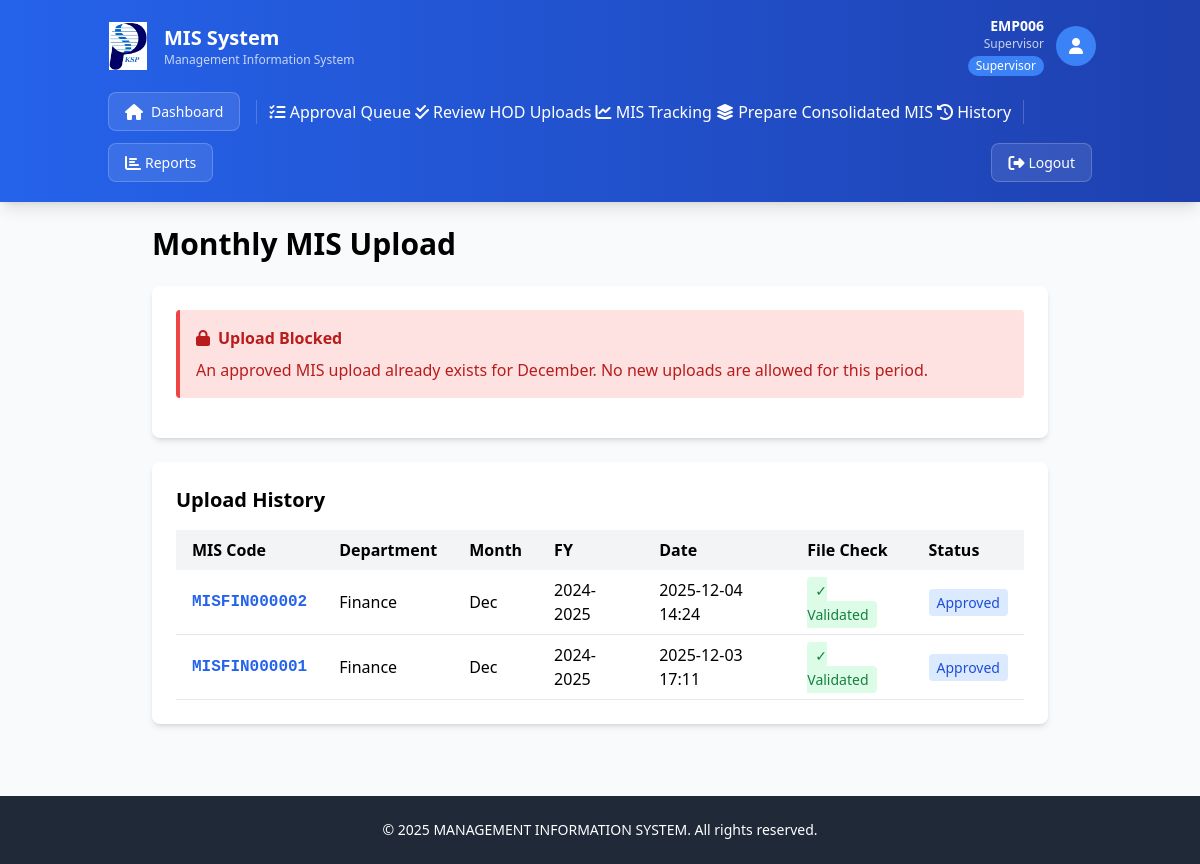
Screenshot of /mis-upload (signed in) with the database file from the repository.
### app.py (models this page shows)
class User(db.Model):
    __tablename__ = 'users'
    UserID = db.Column(db.Integer, primary_key=True)
    EmpID = db.Column(db.String(20), unique=True, nullable=False, index=True)
    Username = db.Column(db.String(50), nullable=True)
    PasswordHash = db.Column(db.String(255), nullable=False)
    Email = db.Column(db.String(100), unique=True, nullable=False)
    DepartmentID = db.Column(db.Integer, db.ForeignKey('departments.DeptID'), nullable=False)
    RoleID = db.Column(db.Integer, db.ForeignKey('roles.RoleID'), nullable=False)
    IsActive = db.Column(db.Boolean, default=True)
    FailedLoginAttempts = db.Column(db.Integer, default=0)
    LastFailedLogin = db.Column(db.DateTime, nullable=True)
    AccountLockedUntil = db.Column(db.DateTime, nullable=True)
    PasswordLastChanged = db.Column(db.DateTime, default=lambda: datetime.now(IST))
    PasswordExpiryDate = db.Column(db.DateTime, default=lambda: datetime.now(IST) + timedelta(days=90))
    CreatedAt = db.Column(db.DateTime, default=lambda: datetime.now(IST))
    UpdatedAt = db.Column(db.DateTime, default=lambda: datetime.now(IST), onupdate=lambda: datetime.now(IST))
    uploads = db.relationship('MISUpload', foreign_keys='MISUpload.UploadedBy', backref='uploader', lazy=True)

class Role(db.Model):
    __tablename__ = 'roles'
    RoleID = db.Column(db.Integer, primary_key=True)
    RoleName = db.Column(db.String(50), unique=True, nullable=False)
    users = db.relationship('User', backref='role', lazy=True)

class MISUpload(db.Model):
    __tablename__ = 'mis_uploads'
    UploadID = db.Column(db.Integer, primary_key=True)
    UploadCode = db.Column(db.String(50), unique=True, nullable=True)
    DepartmentID = db.Column(db.Integer, db.ForeignKey('departments.DeptID'), nullable=False)
    MonthID = db.Column(db.Integer, nullable=False)
    FYID = db.Column(db.Integer, db.ForeignKey('financial_years.FYID'), nullable=False)
    UploadedBy = db.Column(db.Integer, db.ForeignKey('users.UserID'), nullable=False)
    UploadDate = db.Column(db.DateTime, default=lambda: datetime.now(IST))
    FilePath = db.Column(db.String(255), nullable=False)
    FileCheck = db.Column(db.String(50), default='Not Validated')
    Status = db.Column(db.String(50), default='In Review')
    IsModified = db.Column(db.Boolean, default=False)
    IsCancelled = db.Column(db.Boolean, default=False)
    SupervisorApproved = db.Column(db.Boolean, default=False)
    SupervisorApprovedBy = db.Column(db.Integer, db.ForeignKey('users.UserID'), nullable=True)
    SupervisorApprovedDate = db.Column(db.DateTime, nullable=True)

class Department(db.Model):
    __tablename__ = 'departments'
    DeptID = db.Column(db.Integer, primary_key=True)
    DeptName = db.Column(db.String(100), unique=True, nullable=False)
    ActiveFlag = db.Column(db.Boolean, default=True)
    users = db.relationship('User', backref='department', lazy=True)
    uploads = db.relationship('MISUpload', backref='department', lazy=True)
    templates = db.relationship('Template', backref='department', lazy=True)

class FinancialYear(db.Model):
    __tablename__ = 'financial_years'
    FYID = db.Column(db.Integer, primary_key=True)
    FYName = db.Column(db.String(50), unique=True, nullable=False)
    StartDate = db.Column(db.Date, nullable=False)
    EndDate = db.Column(db.Date, nullable=False)
    ActiveFlag = db.Column(db.Boolean, default=False)
    uploads = db.relationship('MISUpload', backref='financial_year', lazy=True)

### app.py (the view)
@app.route('/mis-upload')
@login_required
def mis_upload():
    user = User.query.get(session['user_id'])
    if not user or not user.IsActive:
        session.clear()
        flash('Your session has expired. Please log in again.', 'error')
        return redirect(url_for('login'))
    if user.role.RoleName == 'Admin':
        upload_allowed, upload_message = check_upload_window()
        departments = Department.query.all()
        uploads = MISUpload.query.order_by(MISUpload.UploadDate.desc()).all()
        hod_blocked_message = None
    elif user.role.RoleName == 'Management':
        upload_allowed = False
        upload_message = "Management role cannot upload MIS. Please use the Approval Queue to review and approve uploads."
        departments = Department.query.all()
        uploads = MISUpload.query.order_by(MISUpload.UploadDate.desc()).all()
        hod_blocked_message = None
    else:
        upload_allowed, upload_message = check_upload_window()
        departments = Department.query.filter_by(DeptID=user.DepartmentID).all()
        uploads = MISUpload.query.filter_by(DepartmentID=user.DepartmentID).order_by(MISUpload.UploadDate.desc()).all()
        current_month = date.today().month
        active_fy = FinancialYear.query.filter_by(ActiveFlag=True).first()
        fy_id = active_fy.FYID if active_fy else None
        approved_upload = MISUpload.query.filter_by(
            DepartmentID=user.DepartmentID,
            MonthID=current_month,
            FYID=fy_id,
            Status='Approved'
        ).first() if fy_id else None
        if approved_upload:
            upload_allowed = False
            hod_blocked_message = f"An approved MIS upload already exists for {['', 'January', 'February', 'March', 'April', 'May', 'June', 'July', 'August', 'September', 'October', 'November', 'December'][current_month]}. No new uploads are allowed for this period."
        else:
            hod_blocked_message = None
    financial_years = FinancialYear.query.all()
    return render_template('mis_upload.html',
                                 current_user=user,
                                 upload_allowed=upload_allowed,
                                 upload_message=upload_message,
                                 hod_blocked_message=hod_blocked_message,
                                 current_date=date.today().strftime('%Y-%m-%d'),
                                 departments=departments,
                                 financial_years=financial_years,
                                 upload_window_start=UPLOAD_WINDOW_START_DAY,
                                 upload_window_end=UPLOAD_WINDOW_END_DAY,
                                 uploads=uploads)

### app.py (called while the page is built)
def login_required(f):
    from functools import wraps
    @wraps(f)
    def decorated_function(*args, **kwargs):
        if 'user_id' not in session:
            flash('Please log in to access this page.', 'error')
            return redirect(url_for('login'))
        return f(*args, **kwargs)
    return decorated_function

### templates/mis_upload.html (shortened to what this page needs)
{% extends "base.html" %}
{% block content %}
<div class="max-w-4xl mx-auto">
    <h2 class="text-3xl font-bold mb-6">Monthly MIS Upload</h2>
    <div class="bg-white p-6 rounded-lg shadow-md mb-6">
        {% if hod_blocked_message %}
        <div class="mb-4 p-4 rounded bg-red-100 text-red-700 border-l-4 border-red-500">
            <p class="font-bold">
                <i class="fas fa-lock mr-2"></i>Upload Blocked
            </p>
            <p class="mt-2">{{ hod_blocked_message }}</p>
        </div>
        {% else %}
        <div class="mb-4 p-4 rounded {% if upload_allowed %}bg-green-100 text-green-700{% else %}bg-yellow-100 text-yellow-700{% endif %}">
            <p class="font-bold">{{ upload_message }}</p>
            <p class="text-sm">Current Date: {{ current_date }}</p>
        </div>
        {% endif %}
    </div>
    <div class="bg-white p-6 rounded-lg shadow-md">
        <h3 class="text-xl font-bold mb-4">Upload History</h3>
        <div class="overflow-x-auto">
            <table class="w-full">
                <thead class="bg-gray-100">
                    <tr>
                        <th class="px-4 py-2 text-left">MIS Code</th>
                        <th class="px-4 py-2 text-left">Department</th>
                        <th class="px-4 py-2 text-left">Month</th>
                        <th class="px-4 py-2 text-left">FY</th>
                        <th class="px-4 py-2 text-left">Date</th>
                        <th class="px-4 py-2 text-left">File Check</th>
                        <th class="px-4 py-2 text-left">Status</th>
                    </tr>
                </thead>
                <tbody>
                    {% for upload in uploads %}
                    <tr class="border-b">
                        <td class="px-4 py-2 font-mono font-bold text-blue-600">{{ upload.UploadCode }}</td>
                        <td class="px-4 py-2">{{ upload.department.DeptName }}</td>
                        <td class="px-4 py-2">{{ ['', 'Jan', 'Feb', 'Mar', 'Apr', 'May', 'Jun', 'Jul', 'Aug', 'Sep', 'Oct', 'Nov', 'Dec'][upload.MonthID] }}</td>
                        <td class="px-4 py-2">{{ upload.financial_year.FYName }}</td>
                        <td class="px-4 py-2">{{ upload.UploadDate.strftime('%Y-%m-%d %H:%M') }}</td>
                        <td class="px-4 py-2">
                            <span class="px-2 py-1 rounded text-sm {% if upload.FileCheck == 'Validated' %}bg-green-100 text-green-700{% else %}bg-red-100 text-red-700{% endif %}">
                                {{ '✓ ' if upload.FileCheck == 'Validated' else '✗ ' }}{{ upload.FileCheck }}
                            </span>
                        </td>
                        <td class="px-4 py-2">
                            {% if upload.IsCancelled %}
                            <span class="px-2 py-1 rounded text-sm bg-red-100 text-red-700">
                                Cancelled
                            </span>
                            {% else %}
                            <span class="px-2 py-1 rounded text-sm {% if upload.Status == 'In Review' %}bg-yellow-100 text-yellow-700{% elif upload.Status == 'Approved' %}bg-blue-100 text-blue-700{% else %}bg-red-100 text-red-700{% endif %}">
                                {{ upload.Status }}
                            </span>
                            {% endif %}
                        </td>
                    </tr>
                    {% endfor %}
                </tbody>
            </table>
        </div>
    </div>
</div>
{% endblock %}

### templates/base.html (shortened to what this page needs)
<!DOCTYPE html>
<html lang="en">
<head>
    <script src="https://cdn.tailwindcss.com"></script>
    <link rel="stylesheet" href="{{ url_for('static', filename='css/styles.css') }}">
    <link rel="stylesheet" href="https://cdnjs.cloudflare.com/ajax/libs/font-awesome/6.4.0/css/all.min.css">
</head>
<body class="bg-gray-50 min-h-screen">
    {% if 'user_id' in session %}
    <nav class="bg-gradient-to-r from-blue-600 to-blue-800 text-white shadow-lg">
        <div class="container mx-auto px-4 py-4">
            <div class="flex justify-between items-center mb-3">
                <div class="flex items-center gap-3">
                    <img src="{{ url_for('static', filename='logo.png') }}" alt="KSPL Logo" class="w-12 h-12 object-contain">
                    <div>
                        <h1 class="text-xl font-bold">MIS System</h1>
                        <p class="text-xs opacity-75">Management Information System</p>
                    </div>
                </div>
                <div class="flex items-center gap-3">
                    <div class="text-right hidden sm:block">
                        <p class="text-sm font-semibold">{{ current_user.EmpID }}</p>
                        {% if current_user.Username %}<p class="text-xs opacity-75">{{ current_user.Username }}</p>{% endif %}
                        <span class="inline-block mt-1 px-2 py-0.5 bg-blue-500 rounded-full text-xs font-medium">
                            {{ current_user.role.RoleName }}
                        </span>
                    </div>
                    <div class="w-10 h-10 bg-blue-500 rounded-full flex items-center justify-center">
                        <i class="fas fa-user text-white"></i>
                    </div>
                </div>
            </div>
            <div class="flex flex-wrap gap-1 items-center">
                <a href="{{ url_for('dashboard') }}" class="nav-link-modern">
                    <i class="fas fa-home mr-2"></i>Dashboard
                </a>
                {% if current_user.role.RoleName == 'Supervisor' %}
                    <a href="{{ url_for('approval_queue') }}" class="nav-link {% if request.endpoint == 'approval_queue' %}active{% endif %}">
                        <i class="fas fa-tasks"></i> Approval Queue
                    </a>
                    <a href="{{ url_for('supervisor_uploads') }}" class="nav-link {% if request.endpoint == 'supervisor_uploads' %}active{% endif %}">
                        <i class="fas fa-check-double"></i> Review HOD Uploads
                    </a>
                    <a href="{{ url_for('supervisor_mis_tracking') }}" class="nav-link {% if request.endpoint == 'supervisor_mis_tracking' %}active{% endif %}">
                        <i class="fas fa-chart-line"></i> MIS Tracking
                    </a>
                    <a href="{{ url_for('prepare_consolidated_mis') }}" class="nav-link {% if request.endpoint == 'prepare_consolidated_mis' %}active{% endif %}">
                        <i class="fas fa-layer-group"></i> Prepare Consolidated MIS
                    </a>
                    <a href="{{ url_for('supervisor_history') }}" class="nav-link {% if request.endpoint == 'supervisor_history' %}active{% endif %}">
                        <i class="fas fa-history"></i> History
                    </a>
                {% endif %}
                <a href="{{ url_for('reports') }}" class="nav-link-modern">
                    <i class="fas fa-chart-bar mr-1"></i>Reports
                </a>
                <div class="ml-auto flex items-center gap-1">
                    <a href="{{ url_for('logout') }}" class="nav-link-modern hover:bg-red-500">
                        <i class="fas fa-sign-out-alt mr-1"></i>Logout
                    </a>
                </div>
            </div>
        </div>
    </nav>
    {% endif %}
    <div class="container mx-auto px-4 py-6">
        {% block content %}{% endblock %}
    </div>
    <footer class="bg-gray-800 text-white mt-12 py-6">
        <div class="container mx-auto px-4 text-center">
            <p class="text-sm">&copy; 2025 MANAGEMENT INFORMATION SYSTEM. All rights reserved.</p>
        </div>
    </footer>
</body>
</html>

### static/css/styles.css (style rules this page uses)
:root { --primary: #2563eb; --primary-dark: #1e40af; --success: #10b981; --warning: #f59e0b; --danger: #ef4444; --info: #3b82f6; --gray-50: #f9fafb; --gray-100: #f3f4f6; --gray-200: #e5e7eb; --gray-300: #d1d5db; --gray-700: #374151; --gray-800: #1f2937; --gray-900: #111827; }
.nav-link { position: relative; transition: all 0.2s ease; }
.nav-link::after { content: ''; position: absolute; bottom: -4px; left: 0; width: 0; height: 2px; background-color: white; transition: width 0.2s ease; }
.nav-link-modern { display: inline-flex; align-items: center; padding: 0.5rem 1rem; margin: 0.25rem; background-color: rgba(255, 255, 255, 0.1); color: white; border-radius: 0.5rem; font-size: 0.875rem; font-weight: 500; text-decoration: none; transition: all 0.3s ease; border: 1px solid rgba(255, 255, 255, 0.2); }
.nav-link-modern i { font-size: 1rem; }

### rows the page displays
User: EmpID "EMP006", Username "Supervisor"
Role: role.RoleName "Supervisor"
MISUpload: UploadCode "MISFIN000002", department.DeptName "Finance", MonthID "Dec", financial_year.FYName "2024-2025", UploadDate "2025-12-04 14:24", FileCheck "✓", FileCheck "Validated", Status "Approved"
MISUpload: UploadCode "MISFIN000001", department.DeptName "Finance", MonthID "Dec", financial_year.FYName "2024-2025", UploadDate "2025-12-03 17:11", FileCheck "✓", FileCheck "Validated", Status "Approved"

### other values shown
{{ hod_blocked_message }} "An approved MIS upload already exists for December. No new uploads are allowed for this period."
